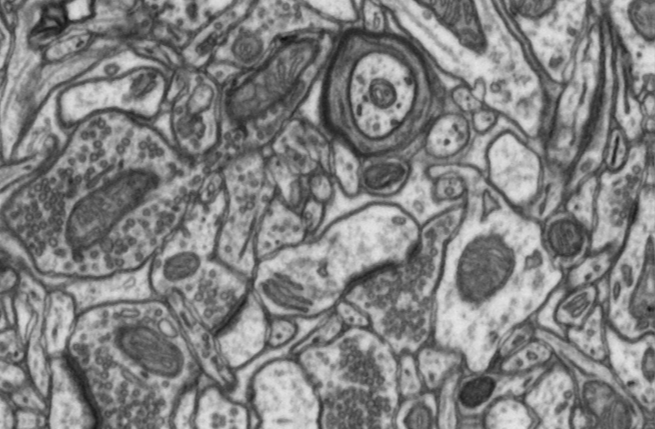
%> input picture Project 2/Youssef/CV object detection example/test/img1.png, 655 x 429 px
$ octave --eval "result = imageGradient(imread('test/img1.png'));"   (GNU Octave 9; MATLAB toolbox functions it lacks are replaced by stand-ins)
%> lines starting %> are read from the running program, lines starting %| are printed output that depends on the picture
function [ result ] = imageGradient( image )
% computes the gradient of an image

derivativeHor = imfilter(image, fspecial('prewitt'));
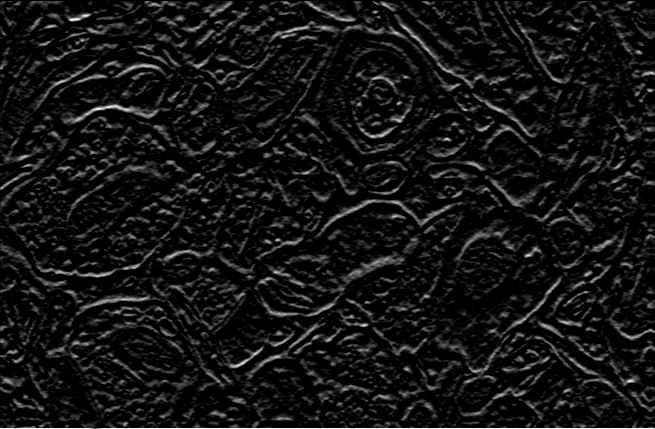
%> derivativeHor: size 429x655 uint8; min 0, max 255, mean 19.6
derivativeVer = imfilter(image, (fspecial('prewitt'))');
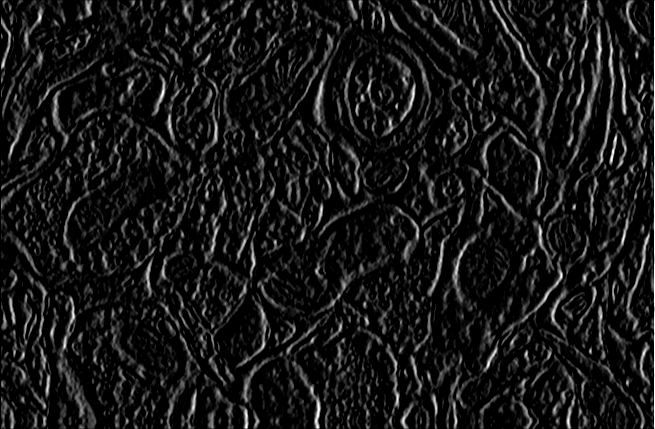
%> derivativeVer: size 429x655 uint8; min 0, max 255, mean 23.1

result = (derivativeHor.^2 + derivativeVer.^2).^(0.5);
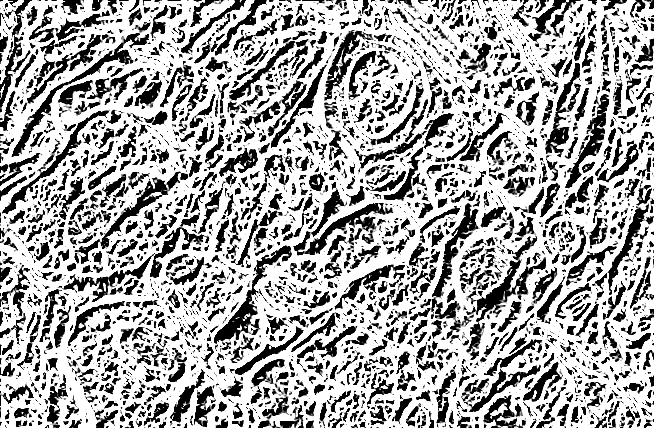
%> result: size 429x655 uint8; min 0, max 16, mean 10.54; drawn with min black and max white

end
